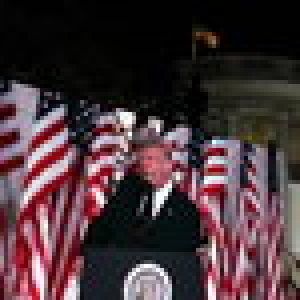
#> input picture jpg2bmp/2DK1so6.jpg, 75 x 75 px (shown 4 times larger); its folder holds only this picture in this run
$ python jpg2bmp.py
#> lines starting #> are read from the running program, lines starting #| are printed output that depends on the picture; after the words box and inside, x2 and y2 are one past the last pixel; in counts of white or black regions, pixels touching at a corner belong together
from PIL import Image, ImageOps
import numpy as np
import glob

bmpFiles = glob.glob('*.jpg')
for file in bmpFiles:
	print(file)
	prefix = file.split('.')
	prefix = prefix[0]
	img = Image.open(file)
#> img is the input picture: PIL image 75x75 RGB; mean R, G, B 72.1, 52.6, 57.4
	ary = np.array(img)

	# Split the three channels
	r,g,b = np.split(ary,3,axis=2)
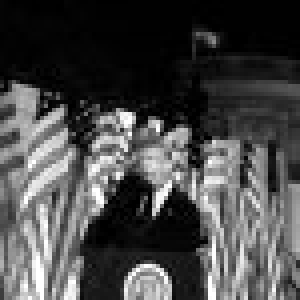
#> r: shape (75, 75, 1) (shown 4 times larger); min 0, max 255, mean 72.1
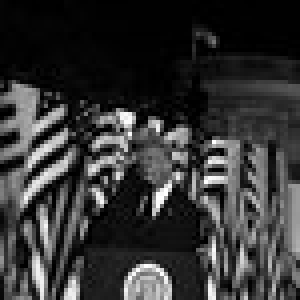
#> g: shape (75, 75, 1) (shown 4 times larger); min 0, max 255, mean 52.6
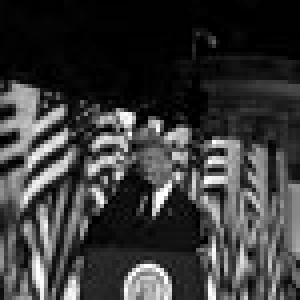
#> b: shape (75, 75, 1) (shown 4 times larger); min 0, max 255, mean 57.4
	r=r.reshape(-1)
#> r = 5625 values, max 255 at index 2207, min 0 at index 3, mean 72.09
	g=r.reshape(-1)
#> g has the same summary as r
	b=r.reshape(-1)
#> b has the same summary as r

	# Standard RGB to grayscale
	bitmap = list(map(lambda x: 0.299*x[0]+0.587*x[1]+0.114*x[2],
	zip(r,g,b)))
#> bitmap has the same summary as r
	bitmap = np.array(bitmap).reshape([ary.shape[0], ary.shape[1]])
	bitmap = np.dot((bitmap > 128).astype(float),255)
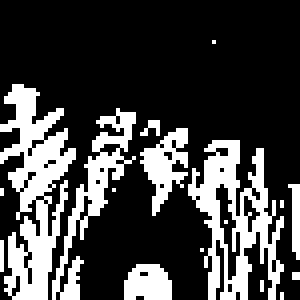
#> bitmap: shape (75, 75) float64 (shown 4 times larger); 26.1% white; 17 white regions (11 under 20 px), largest, box (x1, y1, x2, y2) and area: (0, 21, 19, 75) 501, (47, 35, 71, 75) 432, (13, 27, 34, 75) 247, (35, 32, 47, 54) 127, (31, 66, 43, 75) 90, (72, 46, 75, 65) 37
	im = Image.fromarray(bitmap.astype(np.uint8))
	inverted_image = ImageOps.invert(im)
	im.save((prefix+".bmp"))

	inverted_image.save((prefix + "inverted-.bmp"))

	im2 = Image.fromarray(bitmap.astype(np.uint8)).convert("1")
	im2.thumbnail((128,96))
	inoBits = im2.tobitmap(prefix)
	im2.save((prefix+"-resized.bmp"),bits=1, optimize=True)
	with open((prefix+".cpp"), "wb") as binary_file:
		binary_file.write(inoBits)
		binary_file.close()
	im3 = Image.open((prefix+"-resized.bmp"))
	inoBits = im3.tobitmap((prefix))
	with open((prefix+"-test.cpp"), "wb") as binary_file:
		binary_file.write(inoBits)
		binary_file.close()
"""
ary2 = np.array(im2)
print(ary2)
im2.thumbnail((128,96))
im2.save("mode1.bmp")
"""
"""
i = Image.open("AlanTuring.bmp")

inoBits = i.convert(mode="1")
inoBits = inoBits.tobitmap("AlanTuring")
print(inoBits)
#remade = Image.frombytes(mode="1", size=(128,96), inoBits)
#remade.save("nicetry.bmp")

print(type(inoBits))
with open("AlanTuring.cpp", "wb") as binary_file:
	binary_file.write(inoBits)
	binary_file.close()

i = Image.open("mode1.bmp")
i = i.convert(mode="L")
i = i.convert(mode="1")
inoBits = i.tobitmap("mode1")

with open("mode1.cpp", "wb") as binary_file:
	binary_file.write(inoBits)
	binary_file.close()
	"""

$ run again, on jpg2bmp/AlanKay.jpg
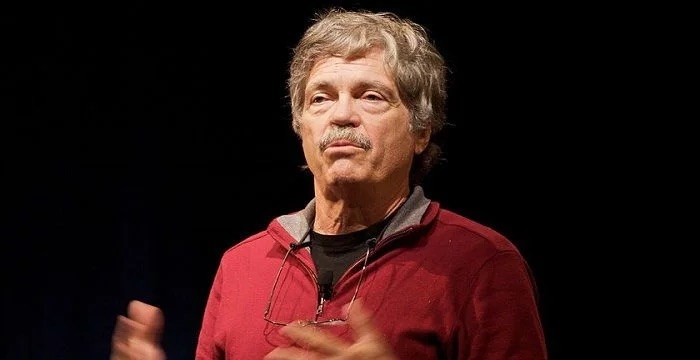
#> input picture jpg2bmp/AlanKay.jpg, 700 x 360 px
#> img is the input picture: PIL image 700x360 RGB; mean R, G, B 41.5, 20.3, 18.2
#> `r,g,b = np.split(ary,3,axis=2)`:
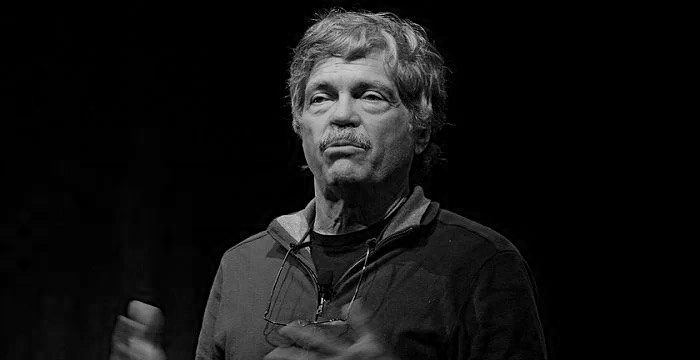
#> b: shape (360, 700, 1); min 0, max 217, mean 18.2
#> `bitmap = list(map(lambda x: 0.299*x[0]+0.587*x[1]+0.114*x[2], zip(r,g,..`: bitmap = 252000 items
#> im: PIL image 700x360 L; 16.1% white; 110 white regions (98 under 20 px), largest, box (x1, y1, x2, y2) and area: (195, 12, 446, 360) 37507, (116, 301, 162, 360) 1636, (440, 210, 500, 238) 445
#> `im2.thumbnail((128,96))`:
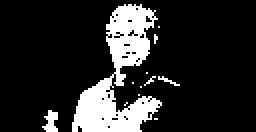
#> im2: PIL image 128x66 1 (shown 2 times larger); 16.1% white; 12 white regions (10 under 20 px), largest, box (x1, y1, x2, y2) and area: (36, 2, 81, 66) 1267, (21, 55, 29, 66) 55

$ run again, on jpg2bmp/AlanTuring.jpg
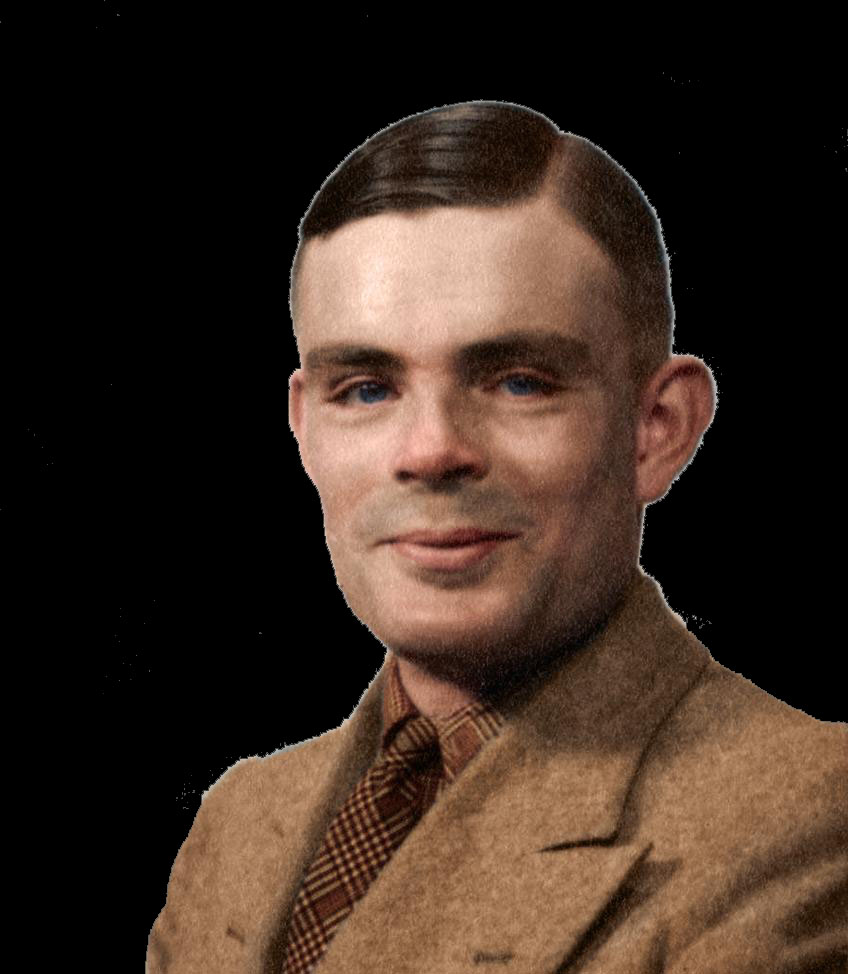
#> input picture jpg2bmp/AlanTuring.jpg, 848 x 974 px
#> img is the input picture: PIL image 848x974 RGB; mean R, G, B 58.3, 42.3, 32.7
#> `r,g,b = np.split(ary,3,axis=2)`:
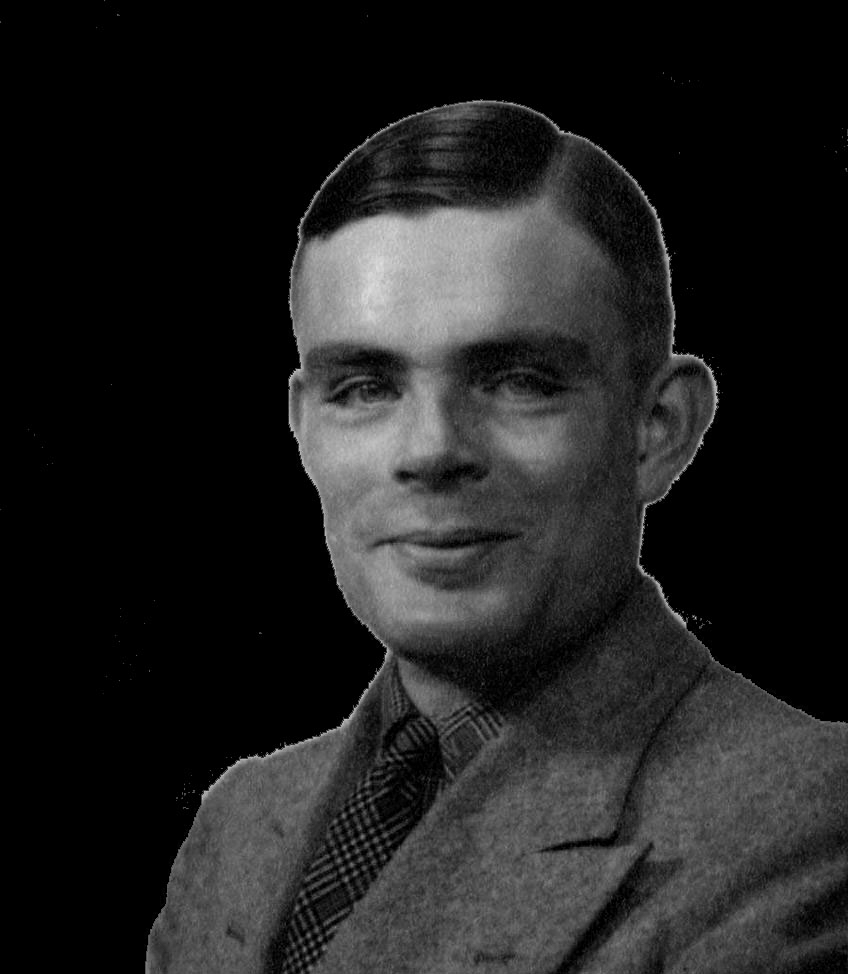
#> b: shape (974, 848, 1); min 0, max 223, mean 32.7
#> `bitmap = list(map(lambda x: 0.299*x[0]+0.587*x[1]+0.114*x[2], zip(r,g,..`: bitmap = 825952 items
#> im: PIL image 848x974 L; 23.7% white; 484 white regions (441 under 20 px), largest, box (x1, y1, x2, y2) and area: (153, 176, 606, 974) 108996, (312, 694, 848, 974) 71964, (666, 871, 824, 974) 4232
#> `im2.thumbnail((128,96))`:
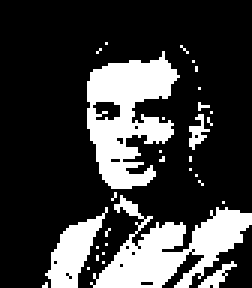
#> im2: PIL image 84x96 1 (shown 3 times larger); 23.8% white; 31 white regions (26 under 20 px), largest, box (x1, y1, x2, y2) and area: (29, 17, 60, 63) 804, (30, 65, 84, 96) 739, (15, 69, 36, 96) 246, (66, 87, 79, 96) 41, (63, 38, 70, 50) 38

$ run again, on jpg2bmp/2GFOd8Z.jpg
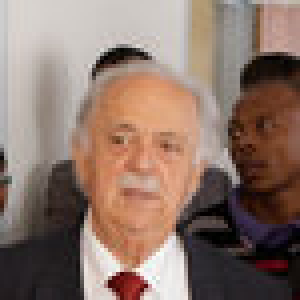
#> input picture jpg2bmp/2GFOd8Z.jpg, 75 x 75 px (shown 4 times larger)
#> img is the input picture: PIL image 75x75 RGB; mean R, G, B 140, 117, 106
#> `r,g,b = np.split(ary,3,axis=2)`:
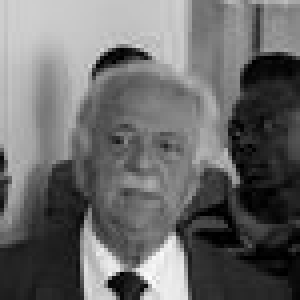
#> b: shape (75, 75, 1) (shown 4 times larger); min 0, max 253, mean 106
#> `r=r.reshape(-1)`: r = 5625 values, max 255 at index 4764, min 0 at index 4031, mean 140
#> `g=r.reshape(-1)`: g has the same summary as r
#> `b=r.reshape(-1)`: b has the same summary as r
#> `bitmap = list(map(lambda x: 0.299*x[0]+0.587*x[1]+0.114*x[2], zip(r,g,..`: bitmap has the same summary as r
#> `bitmap = np.dot((bitmap > 128).astype(float),255)`:
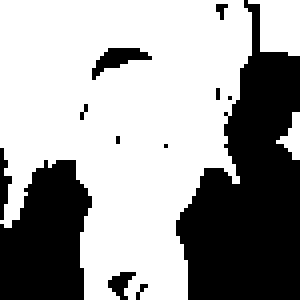
#> bitmap: shape (75, 75) float64 (shown 4 times larger); 62.3% white; 12 black regions (7 under 20 px), largest, box (x1, y1, x2, y2) and area: (44, 0, 75, 75) 1380, (0, 40, 23, 75) 609, (23, 12, 38, 20) 52, (0, 37, 3, 55) 29, (27, 68, 34, 75) 26
